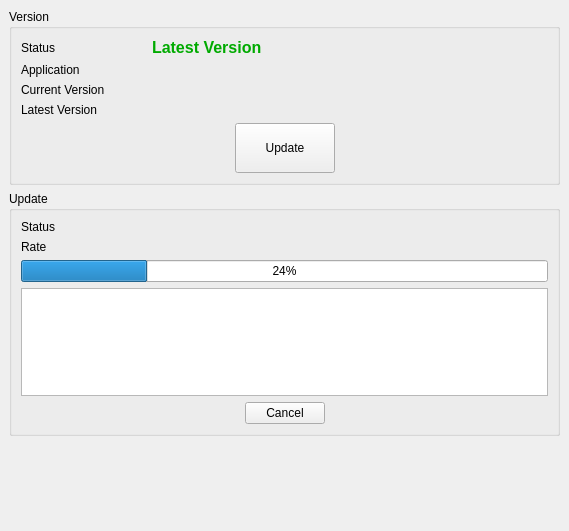
<?xml version="1.0" encoding="UTF-8"?>
<ui version="4.0">
 <class>ZELNUpdateWidget</class>
 <widget class="QWidget" name="ZELNUpdateWidget">
  <property name="geometry">
   <rect>
    <x>0</x>
    <y>0</y>
    <width>569</width>
    <height>531</height>
   </rect>
  </property>
  <property name="windowTitle">
   <string>Zinek Launcher - Update</string>
  </property>
  <layout class="QVBoxLayout" name="verticalLayout">
   <property name="spacing">
    <number>0</number>
   </property>
   <property name="leftMargin">
    <number>0</number>
   </property>
   <property name="topMargin">
    <number>0</number>
   </property>
   <property name="rightMargin">
    <number>0</number>
   </property>
   <property name="bottomMargin">
    <number>0</number>
   </property>
   <item>
    <widget class="QScrollArea" name="scrollArea_2">
     <property name="styleSheet">
      <string notr="true"/>
     </property>
     <property name="frameShape">
      <enum>QFrame::NoFrame</enum>
     </property>
     <property name="frameShadow">
      <enum>QFrame::Plain</enum>
     </property>
     <property name="widgetResizable">
      <bool>true</bool>
     </property>
     <widget class="QWidget" name="scrollAreaWidgetContents_2">
      <property name="geometry">
       <rect>
        <x>0</x>
        <y>0</y>
        <width>569</width>
        <height>531</height>
       </rect>
      </property>
      <property name="styleSheet">
       <string notr="true"/>
      </property>
      <layout class="QVBoxLayout" name="verticalLayout_9">
       <item>
        <widget class="QGroupBox" name="groupBox_5">
         <property name="styleSheet">
          <string notr="true"/>
         </property>
         <property name="title">
          <string>Version</string>
         </property>
         <layout class="QFormLayout" name="formLayout_2">
          <property name="fieldGrowthPolicy">
           <enum>QFormLayout::AllNonFixedFieldsGrow</enum>
          </property>
          <item row="0" column="0">
           <widget class="QLabel" name="label_14">
            <property name="minimumSize">
             <size>
              <width>125</width>
              <height>0</height>
             </size>
            </property>
            <property name="text">
             <string>Status</string>
            </property>
           </widget>
          </item>
          <item row="0" column="1">
           <widget class="QLabel" name="lblStatus">
            <property name="text">
             <string>&lt;html&gt;&lt;head/&gt;&lt;body&gt;&lt;p&gt;&lt;span style=&quot; font-size:12pt; font-weight:600; color:#00aa00;&quot;&gt;Latest Version&lt;/span&gt;&lt;/p&gt;&lt;/body&gt;&lt;/html&gt;</string>
            </property>
           </widget>
          </item>
          <item row="1" column="0">
           <widget class="QLabel" name="label_11">
            <property name="text">
             <string>Application</string>
            </property>
           </widget>
          </item>
          <item row="1" column="1">
           <widget class="QLabel" name="lblApplication">
            <property name="text">
             <string/>
            </property>
           </widget>
          </item>
          <item row="2" column="0">
           <widget class="QLabel" name="label_12">
            <property name="text">
             <string>Current Version</string>
            </property>
           </widget>
          </item>
          <item row="2" column="1">
           <widget class="QLabel" name="lblCurrentVersion">
            <property name="text">
             <string/>
            </property>
           </widget>
          </item>
          <item row="3" column="0">
           <widget class="QLabel" name="label_13">
            <property name="text">
             <string>Latest Version</string>
            </property>
           </widget>
          </item>
          <item row="3" column="1">
           <widget class="QLabel" name="lblLatestVersion">
            <property name="text">
             <string/>
            </property>
           </widget>
          </item>
          <item row="4" column="0" colspan="2">
           <layout class="QHBoxLayout" name="horizontalLayout_7">
            <item>
             <spacer name="horizontalSpacer_8">
              <property name="orientation">
               <enum>Qt::Horizontal</enum>
              </property>
              <property name="sizeHint" stdset="0">
               <size>
                <width>40</width>
                <height>20</height>
               </size>
              </property>
             </spacer>
            </item>
            <item>
             <widget class="QPushButton" name="btnUpdate">
              <property name="minimumSize">
               <size>
                <width>100</width>
                <height>50</height>
               </size>
              </property>
              <property name="text">
               <string>Update</string>
              </property>
             </widget>
            </item>
            <item>
             <spacer name="horizontalSpacer_9">
              <property name="orientation">
               <enum>Qt::Horizontal</enum>
              </property>
              <property name="sizeHint" stdset="0">
               <size>
                <width>40</width>
                <height>20</height>
               </size>
              </property>
             </spacer>
            </item>
           </layout>
          </item>
         </layout>
        </widget>
       </item>
       <item>
        <widget class="QGroupBox" name="grpProcess">
         <property name="title">
          <string>Update</string>
         </property>
         <layout class="QFormLayout" name="formLayout_3">
          <item row="0" column="0">
           <widget class="QLabel" name="label_15">
            <property name="minimumSize">
             <size>
              <width>125</width>
              <height>0</height>
             </size>
            </property>
            <property name="text">
             <string>Status</string>
            </property>
           </widget>
          </item>
          <item row="1" column="0">
           <widget class="QLabel" name="label_17">
            <property name="text">
             <string>Rate</string>
            </property>
           </widget>
          </item>
          <item row="3" column="0" colspan="2">
           <widget class="QPlainTextEdit" name="plainTextEdit_2"/>
          </item>
          <item row="2" column="0" colspan="2">
           <widget class="QProgressBar" name="prgProgress">
            <property name="value">
             <number>24</number>
            </property>
            <property name="alignment">
             <set>Qt::AlignCenter</set>
            </property>
            <property name="invertedAppearance">
             <bool>false</bool>
            </property>
            <property name="textDirection">
             <enum>QProgressBar::TopToBottom</enum>
            </property>
           </widget>
          </item>
          <item row="4" column="0" colspan="2">
           <layout class="QHBoxLayout" name="horizontalLayout_6">
            <item>
             <spacer name="horizontalSpacer_6">
              <property name="orientation">
               <enum>Qt::Horizontal</enum>
              </property>
              <property name="sizeHint" stdset="0">
               <size>
                <width>40</width>
                <height>20</height>
               </size>
              </property>
             </spacer>
            </item>
            <item>
             <widget class="QPushButton" name="btnCancel">
              <property name="text">
               <string>Cancel</string>
              </property>
             </widget>
            </item>
            <item>
             <spacer name="horizontalSpacer_7">
              <property name="orientation">
               <enum>Qt::Horizontal</enum>
              </property>
              <property name="sizeHint" stdset="0">
               <size>
                <width>40</width>
                <height>20</height>
               </size>
              </property>
             </spacer>
            </item>
           </layout>
          </item>
          <item row="0" column="1">
           <widget class="QLabel" name="lblProcessStatus">
            <property name="text">
             <string/>
            </property>
           </widget>
          </item>
          <item row="1" column="1">
           <widget class="QLabel" name="lblRate">
            <property name="text">
             <string/>
            </property>
           </widget>
          </item>
         </layout>
        </widget>
       </item>
       <item>
        <spacer name="verticalSpacer_3">
         <property name="orientation">
          <enum>Qt::Vertical</enum>
         </property>
         <property name="sizeHint" stdset="0">
          <size>
           <width>20</width>
           <height>169</height>
          </size>
         </property>
        </spacer>
       </item>
      </layout>
     </widget>
    </widget>
   </item>
  </layout>
 </widget>
 <resources/>
 <connections/>
</ui>
